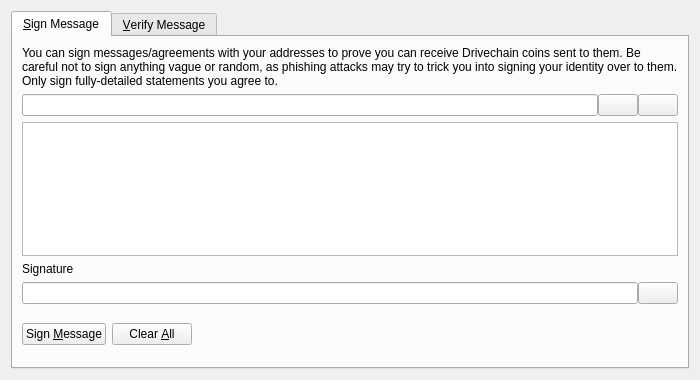
<?xml version="1.0" encoding="UTF-8"?>
<ui version="4.0">
 <class>SignVerifyMessageDialog</class>
 <widget class="QDialog" name="SignVerifyMessageDialog">
  <property name="geometry">
   <rect>
    <x>0</x>
    <y>0</y>
    <width>700</width>
    <height>380</height>
   </rect>
  </property>
  <property name="windowTitle">
   <string>Signatures - Sign / Verify a Message</string>
  </property>
  <property name="modal">
   <bool>true</bool>
  </property>
  <layout class="QVBoxLayout" name="verticalLayout">
   <item>
    <widget class="QTabWidget" name="tabWidget">
     <property name="currentIndex">
      <number>0</number>
     </property>
     <widget class="QWidget" name="tabSignMessage">
      <attribute name="title">
       <string>&amp;Sign Message</string>
      </attribute>
      <layout class="QVBoxLayout" name="verticalLayout_SM">
       <item>
        <widget class="QLabel" name="infoLabel_SM">
         <property name="text">
          <string>You can sign messages/agreements with your addresses to prove you can receive Drivechain coins sent to them. Be careful not to sign anything vague or random, as phishing attacks may try to trick you into signing your identity over to them. Only sign fully-detailed statements you agree to.</string>
         </property>
         <property name="textFormat">
          <enum>Qt::PlainText</enum>
         </property>
         <property name="wordWrap">
          <bool>true</bool>
         </property>
        </widget>
       </item>
       <item>
        <layout class="QHBoxLayout" name="horizontalLayout_1_SM">
         <property name="spacing">
          <number>0</number>
         </property>
         <item>
          <widget class="QValidatedLineEdit" name="addressIn_SM">
           <property name="toolTip">
            <string>The Drivechain address to sign the message with</string>
           </property>
          </widget>
         </item>
         <item>
          <widget class="QPushButton" name="addressBookButton_SM">
           <property name="toolTip">
            <string>Choose previously used address</string>
           </property>
           <property name="text">
            <string/>
           </property>
           <property name="icon">
            <iconset resource="../drivechain.qrc">
             <normaloff>:/icons/address-book</normaloff>:/icons/address-book</iconset>
           </property>
           <property name="shortcut">
            <string>Alt+A</string>
           </property>
           <property name="autoDefault">
            <bool>false</bool>
           </property>
          </widget>
         </item>
         <item>
          <widget class="QPushButton" name="pasteButton_SM">
           <property name="toolTip">
            <string>Paste address from clipboard</string>
           </property>
           <property name="text">
            <string/>
           </property>
           <property name="icon">
            <iconset resource="../drivechain.qrc">
             <normaloff>:/icons/editpaste</normaloff>:/icons/editpaste</iconset>
           </property>
           <property name="shortcut">
            <string>Alt+P</string>
           </property>
           <property name="autoDefault">
            <bool>false</bool>
           </property>
          </widget>
         </item>
        </layout>
       </item>
       <item>
        <widget class="QPlainTextEdit" name="messageIn_SM">
         <property name="toolTip">
          <string>Enter the message you want to sign here</string>
         </property>
        </widget>
       </item>
       <item>
        <widget class="QLabel" name="signatureLabel_SM">
         <property name="text">
          <string>Signature</string>
         </property>
         <property name="textFormat">
          <enum>Qt::PlainText</enum>
         </property>
        </widget>
       </item>
       <item>
        <layout class="QHBoxLayout" name="horizontalLayout_2_SM">
         <property name="spacing">
          <number>0</number>
         </property>
         <item>
          <widget class="QLineEdit" name="signatureOut_SM">
           <property name="font">
            <font>
             <italic>true</italic>
            </font>
           </property>
           <property name="readOnly">
            <bool>true</bool>
           </property>
          </widget>
         </item>
         <item>
          <widget class="QPushButton" name="copySignatureButton_SM">
           <property name="toolTip">
            <string>Copy the current signature to the system clipboard</string>
           </property>
           <property name="text">
            <string/>
           </property>
           <property name="icon">
            <iconset resource="../drivechain.qrc">
             <normaloff>:/icons/editcopy</normaloff>:/icons/editcopy</iconset>
           </property>
           <property name="autoDefault">
            <bool>false</bool>
           </property>
          </widget>
         </item>
        </layout>
       </item>
       <item>
        <layout class="QHBoxLayout" name="horizontalLayout_3_SM">
         <item>
          <widget class="QPushButton" name="signMessageButton_SM">
           <property name="toolTip">
            <string>Sign the message to prove you own this Drivechain address</string>
           </property>
           <property name="text">
            <string>Sign &amp;Message</string>
           </property>
           <property name="icon">
            <iconset resource="../drivechain.qrc">
             <normaloff>:/icons/edit</normaloff>:/icons/edit</iconset>
           </property>
           <property name="autoDefault">
            <bool>false</bool>
           </property>
          </widget>
         </item>
         <item>
          <widget class="QPushButton" name="clearButton_SM">
           <property name="toolTip">
            <string>Reset all sign message fields</string>
           </property>
           <property name="text">
            <string>Clear &amp;All</string>
           </property>
           <property name="icon">
            <iconset resource="../drivechain.qrc">
             <normaloff>:/icons/remove</normaloff>:/icons/remove</iconset>
           </property>
           <property name="autoDefault">
            <bool>false</bool>
           </property>
          </widget>
         </item>
         <item>
          <spacer name="horizontalSpacer_1_SM">
           <property name="orientation">
            <enum>Qt::Horizontal</enum>
           </property>
           <property name="sizeHint" stdset="0">
            <size>
             <width>40</width>
             <height>48</height>
            </size>
           </property>
          </spacer>
         </item>
         <item>
          <widget class="QLabel" name="statusLabel_SM">
           <property name="font">
            <font>
             <weight>75</weight>
             <bold>true</bold>
            </font>
           </property>
           <property name="text">
            <string/>
           </property>
           <property name="wordWrap">
            <bool>true</bool>
           </property>
          </widget>
         </item>
         <item>
          <spacer name="horizontalSpacer_2_SM">
           <property name="orientation">
            <enum>Qt::Horizontal</enum>
           </property>
           <property name="sizeHint" stdset="0">
            <size>
             <width>40</width>
             <height>48</height>
            </size>
           </property>
          </spacer>
         </item>
        </layout>
       </item>
      </layout>
     </widget>
     <widget class="QWidget" name="tabVerifyMessage">
      <attribute name="title">
       <string>&amp;Verify Message</string>
      </attribute>
      <layout class="QVBoxLayout" name="verticalLayout_VM">
       <item>
        <widget class="QLabel" name="infoLabel_VM">
         <property name="text">
          <string>Enter the receiver's address, message (ensure you copy line breaks, spaces, tabs, etc. exactly) and signature below to verify the message. Be careful not to read more into the signature than what is in the signed message itself, to avoid being tricked by a man-in-the-middle attack. Note that this only proves the signing party receives with the address, it cannot prove sendership of any transaction!</string>
         </property>
         <property name="textFormat">
          <enum>Qt::PlainText</enum>
         </property>
         <property name="alignment">
          <set>Qt::AlignLeading|Qt::AlignLeft|Qt::AlignTop</set>
         </property>
         <property name="wordWrap">
          <bool>true</bool>
         </property>
        </widget>
       </item>
       <item>
        <layout class="QHBoxLayout" name="horizontalLayout_1_VM">
         <property name="spacing">
          <number>0</number>
         </property>
         <item>
          <widget class="QValidatedLineEdit" name="addressIn_VM">
           <property name="toolTip">
            <string>The Drivechain address the message was signed with</string>
           </property>
          </widget>
         </item>
         <item>
          <widget class="QPushButton" name="addressBookButton_VM">
           <property name="toolTip">
            <string>Choose previously used address</string>
           </property>
           <property name="text">
            <string/>
           </property>
           <property name="icon">
            <iconset resource="../drivechain.qrc">
             <normaloff>:/icons/address-book</normaloff>:/icons/address-book</iconset>
           </property>
           <property name="shortcut">
            <string>Alt+A</string>
           </property>
           <property name="autoDefault">
            <bool>false</bool>
           </property>
          </widget>
         </item>
        </layout>
       </item>
       <item>
        <widget class="QPlainTextEdit" name="messageIn_VM"/>
       </item>
       <item>
        <widget class="QValidatedLineEdit" name="signatureIn_VM"/>
       </item>
       <item>
        <layout class="QHBoxLayout" name="horizontalLayout_2_VM">
         <item>
          <widget class="QPushButton" name="verifyMessageButton_VM">
           <property name="toolTip">
            <string>Verify the message to ensure it was signed with the specified Drivechain address</string>
           </property>
           <property name="text">
            <string>Verify &amp;Message</string>
           </property>
           <property name="icon">
            <iconset resource="../drivechain.qrc">
             <normaloff>:/icons/transaction_0</normaloff>:/icons/transaction_0</iconset>
           </property>
           <property name="autoDefault">
            <bool>false</bool>
           </property>
          </widget>
         </item>
         <item>
          <widget class="QPushButton" name="clearButton_VM">
           <property name="toolTip">
            <string>Reset all verify message fields</string>
           </property>
           <property name="text">
            <string>Clear &amp;All</string>
           </property>
           <property name="icon">
            <iconset resource="../drivechain.qrc">
             <normaloff>:/icons/remove</normaloff>:/icons/remove</iconset>
           </property>
           <property name="autoDefault">
            <bool>false</bool>
           </property>
          </widget>
         </item>
         <item>
          <spacer name="horizontalSpacer_1_VM">
           <property name="orientation">
            <enum>Qt::Horizontal</enum>
           </property>
           <property name="sizeHint" stdset="0">
            <size>
             <width>40</width>
             <height>48</height>
            </size>
           </property>
          </spacer>
         </item>
         <item>
          <widget class="QLabel" name="statusLabel_VM">
           <property name="font">
            <font>
             <weight>75</weight>
             <bold>true</bold>
            </font>
           </property>
           <property name="text">
            <string/>
           </property>
           <property name="wordWrap">
            <bool>true</bool>
           </property>
          </widget>
         </item>
         <item>
          <spacer name="horizontalSpacer_2_VM">
           <property name="orientation">
            <enum>Qt::Horizontal</enum>
           </property>
           <property name="sizeHint" stdset="0">
            <size>
             <width>40</width>
             <height>48</height>
            </size>
           </property>
          </spacer>
         </item>
        </layout>
       </item>
      </layout>
     </widget>
    </widget>
   </item>
  </layout>
 </widget>
 <customwidgets>
  <customwidget>
   <class>QValidatedLineEdit</class>
   <extends>QLineEdit</extends>
   <header>qt/qvalidatedlineedit.h</header>
  </customwidget>
 </customwidgets>
 <resources>
  <include location="../drivechain.qrc"/>
 </resources>
 <connections/>
</ui>
